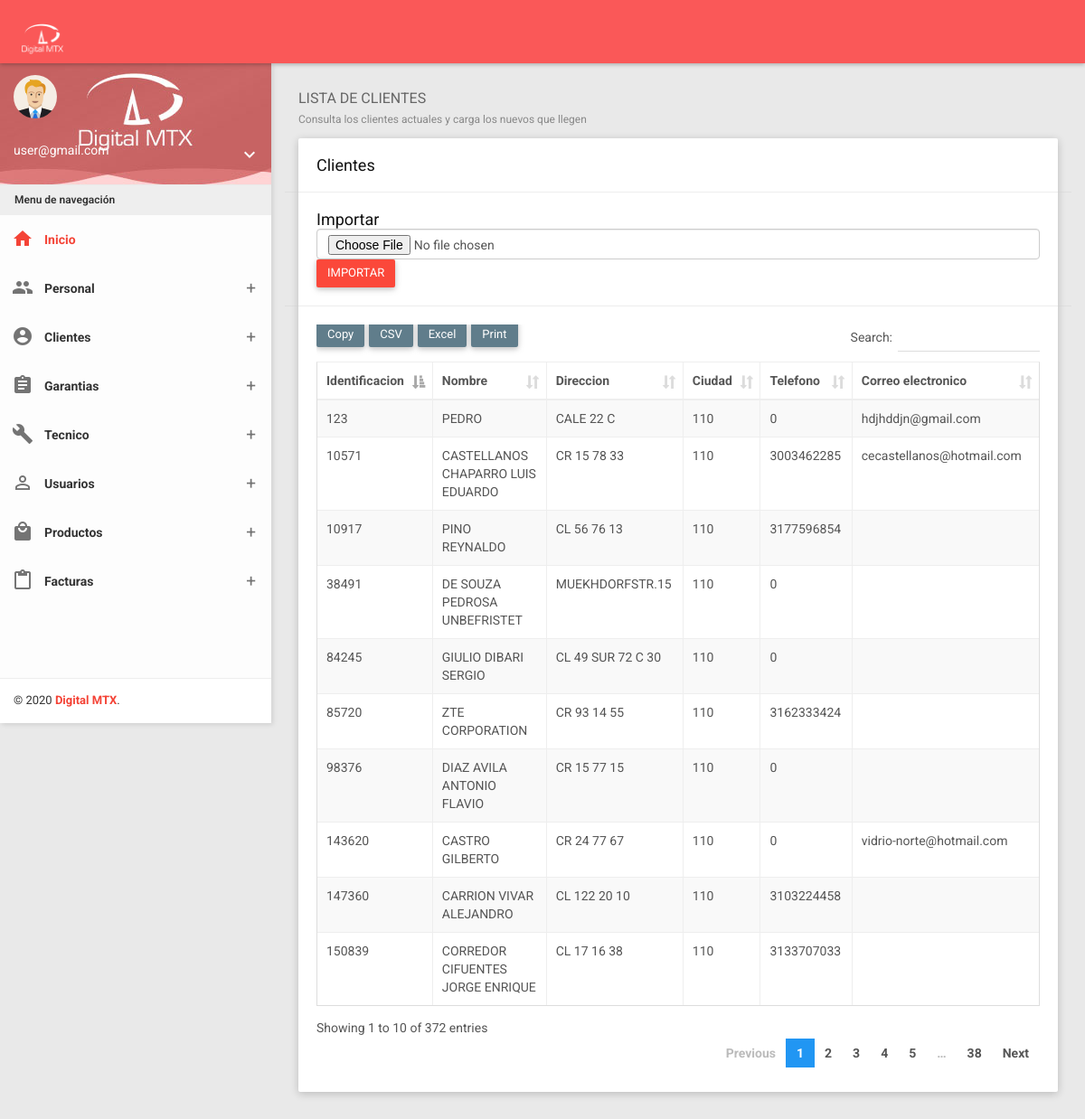
The page /?controller=client (signed in) on the database its author committed.
### tables this page shows
CREATE TABLE `mg_clientes` (
  `IDENTIFICACION` double NOT NULL,
  `SUCURSAL` int(11) DEFAULT NULL,
  `DIGITO_DE_VERIFICACION` int(11) DEFAULT NULL,
  `NOMBRE` varchar(50) DEFAULT NULL,
  `RAZON_SOCIAL` varchar(50) DEFAULT NULL,
  `PRIMER_NOMBRE` varchar(50) DEFAULT NULL,
  `SEGUNDO_NOMBRE` varchar(50) DEFAULT NULL,
  `PRIMER_APELLIDO` varchar(50) DEFAULT NULL,
  `SEGUNDO_APELLIDO` varchar(50) DEFAULT NULL,
  `NUMERO_DE_IDENTIFICACION_DEL_EXTRANJERO` int(11) DEFAULT NULL,
  `CODIGO_IDENTIFICACIÓN_FISCAL` int(11) DEFAULT NULL,
  `NOMBRE_DEL_CONTACTO` varchar(50) DEFAULT NULL,
  `DIRECCION` varchar(50) DEFAULT NULL,
  `PAIS` int(11) DEFAULT NULL,
  `CIUDAD` int(11) DEFAULT NULL,
  `ACTIVO` varchar(50) DEFAULT NULL,
  `TELEFONO_1` varchar(50) DEFAULT NULL,
  `TELEFONO_2` varchar(50) DEFAULT NULL,
  `TELEFONO_3` varchar(50) DEFAULT NULL,
  `TELEFONO_4` varchar(50) DEFAULT NULL,
  `TELEFONO_CELULAR` varchar(50) DEFAULT NULL,
  `FAX` varchar(50) DEFAULT NULL,
  `APARTADO_AEREO` varchar(50) DEFAULT NULL,
  `SEXO` varchar(10) DEFAULT NULL,
  `ANO_DE_CUMPLEANOS` int(11) DEFAULT NULL,
  `MES_DE_CUMPLEANOS` int(11) DEFAULT NULL,
  `DÍA_DE_CUMPLEANOS` int(11) DEFAULT NULL,
  `TIPO_DE_PERSONA` int(11) DEFAULT NULL,
  `CORREO_ELECTRONICO` varchar(50) DEFAULT NULL,
  `CONTACTO_DE_FACTURACION` varchar(50) DEFAULT NULL,
  `CORREO_ELECT_CONTACTO_DE_FACTURACION` varchar(80) DEFAULT NULL,
  `TIPO_DE_IDENTIFICACION` varchar(10) DEFAULT NULL,
  `CLASIFICACION_CLASE_DE_TERCERO` varchar(50) DEFAULT NULL,
  `BENEFICIO_DIAN_RETEIVA_COMPRAS` varchar(50) DEFAULT NULL,
  `TARIFA_DIFERENCIAL_RETE_IVA_VENTAS` varchar(50) DEFAULT NULL,
  `PORCENTAJE_DIFERENCIAL_RETE_IVA_VENTAS` int(11) DEFAULT NULL,
  `TARIFA_DIFERENCIAL_RETE_IVA_COMPRAS` varchar(50) DEFAULT NULL,
  `PORCENTAJE_DIFERENCIAL_RETE_IVA_COMPRAS` int(11) DEFAULT NULL,
  `CUPO_DE_CREDITO` int(11) DEFAULT NULL,
  `LISTA_DE_PRECIO` int(11) DEFAULT NULL,
  `FORMA_DE_PAGO` int(11) DEFAULT NULL,
  `CALIFICACION` int(11) DEFAULT NULL,
  `TIPO_CONTRIBUYENTE` int(11) DEFAULT NULL,
  `CODIGO_ACTIVIDAD_ECONOMICA` int(11) DEFAULT NULL,
  `VENDEDOR` int(11) DEFAULT NULL,
  `COBRADOR` int(11) DEFAULT NULL,
  `PORCENTAJE_DESCUENTO_EN_VENTAS` int(11) DEFAULT NULL,
  `PERIODO_DE_PAGO` int(11) DEFAULT NULL,
  `OBSERVACION` text DEFAULT NULL,
  `DIAS_OPTIMISTA` varchar(50) DEFAULT NULL,
  `DIAS_PESIMISTA` varchar(50) DEFAULT NULL,
  `CODIGO` varchar(50) DEFAULT NULL,
  `TIPO_DE_EMPRESA` varchar(50) DEFAULT NULL,
  `CODIGO_DE_BANCO` varchar(50) DEFAULT NULL,
  `CODIGO_INTERNO` varchar(50) DEFAULT NULL,
  `CODIGO_OFICINA` varchar(50) DEFAULT NULL,
  `TIPO_DE_CUENTA` varchar(50) DEFAULT NULL,
  `NUMERO_DE_CUENTA` varchar(50) DEFAULT NULL,
  `NIT_DEL_TITULAR_DE_LA_CUENTA` varchar(50) DEFAULT NULL,
  `DIGITO_DE_VERIFICACION_TITULAR_DE_LA_CUENTA` varchar(50) DEFAULT NULL,
  `NOMBRE_DEL_TITULAR_DE_LA_CUENTA_PAIS_DE_LA_CUENTA` varchar(50) DEFAULT NULL,
  `CIUDAD_DE_LA_CUENTA` varchar(50) DEFAULT NULL,
  `SIGLAS_DEPARTAMENTO_DE_LA_CUENTA` varchar(50) DEFAULT NULL,
  `APLICA_RETENCION_ICA_FACTURA_DE_VENTA_DEVOLUCION` varchar(50) DEFAULT NULL,
  `APLICA_RETENCION_ICA_FACTURA_DE_COMPRA_DEVOLUCION` varchar(50) DEFAULT NULL,
  `ACEPTA_ENVIO_FACTURA_POR_MEDIO_ELECTRONICO` varchar(50) DEFAULT NULL,
  `NOMBRE_COMERCIAL` varchar(50) DEFAULT NULL,
  `CODIGO_POSTAL` varchar(50) DEFAULT NULL,
  `RESPONSABILIDAD_FISCAL` varchar(50) DEFAULT NULL,
  `ANO_APERTURA` varchar(50) DEFAULT NULL,
  `MES_APERTURA` varchar(50) DEFAULT NULL,
  `DIA_APERTURA` varchar(50) DEFAULT NULL,
  `TRIBUTOS` char(100) DEFAULT NULL
);

### Controllers/ClientController.php (called while the page is built, shortened)
<?php
require 'Models/Client.php';
class ClientController
{
    private $model;
	public function __construct()
	{
		$this->model = new Client;
	}
	public function index()
	{
		require 'Views/Layout.php';
		$clients = $this->model->getAll();
		require 'Views/Clients/list.php';
	}
}

### Models/Client.php (called while the page is built)
<?php
class Client
{
	private $pdo;
	public function __construct()
	{
		try {
			$this->pdo = new Conexion;
		} catch (PDOException $e) {
			die($e->getMessage());
		}
	}
	public function getAll()
	{
		try {
			$strSql = "SELECT * FROM mg_clientes LIMIT 4000";
			$query = $this->pdo->select($strSql);
			return $query;
		} catch (PDOException $e) {
			die($e->getMessage());
		}
	}
}

### Providers/Database.php (called while the page is built, shortened)
<?php
class Conexion extends PDO
{
	public function select($strSql, $arrayData = array(), $fetchMode = PDO::FETCH_OBJ)
	{
		$query = $this->prepare($strSql);
		if (!$query->execute())
			echo "Error, la consulta no se realizó";
		else
			return $query->fetchAll($fetchMode);
	}
}

### Views/Clients/list.php (the view)
<section class="content">
    <div class="container-fluid">
        <div class="block-header">
            <h2>
                LISTA DE CLIENTES
                <small>Consulta los clientes actuales y carga los nuevos que llegen</small>
            </h2>
        </div>
        <div class="row clearfix">
            <div class="col-lg-12 col-md-12 col-sm-12 col-xs-12">
                <div class="card">
                    <div class="header row">
                        <div class="col-sm-6">
                            <h2>Clientes</h2>
                        </div>
                    </div>
                    <div class="header row">
                        <div class="col-sm-12">
                            <h2>Importar</h2>
                        </div>
                        <div class="col-sm-12">
                            <form action="Views/Clients/import.php" method="post" enctype="multipart/form-data" id="form_validation">
                                <input type="file" name="file" class="form-control"/>
                                <input type="submit" class="btn btn-danger" name="import_data" value="IMPORTAR" required>
                           </form>
                        </div>
                    </div>
                    <div class="body">
                        <div class="table-responsive">
                            <table class="table table-bordered table-striped table-hover dataTable js-exportable">
                                <thead>
                                    <tr>
                                        <th>Identificacion</th>
                                        <th>Nombre </th>
                                        <th>Direccion</th>
                                        <th>Ciudad</th>
                                        <th>Telefono</th>
                                        <th>Correo electronico</th>
                                    </tr>
                                </thead>
                                <tbody>
                                    <?php foreach ($clients as $client) { ?>
                                        <tr>
                                            <td><?php echo $client->IDENTIFICACION ?></td>
                                            <td><?php echo $client->NOMBRE ?></td>
                                            <td><?php echo $client->DIRECCION ?></td>
                                            <td><?php echo $client->CIUDAD ?></td>
                                            <td><?php echo $client->TELEFONO_CELULAR ?></td>
                                            <td><?php echo $client->CORREO_ELECTRONICO ?></td>
                                        </tr>
                                    <?php } ?>
                                </tbody>
                            </table>
                        </div>
                    </div>
                </div>
            </div>
        </div>
    </div>
</section>

### rows shown on the page
mg_clientes: IDENTIFICACION "123", NOMBRE "PEDRO", DIRECCION "CALE 22 C", CIUDAD "110", TELEFONO_CELULAR "0", CORREO_ELECTRONICO "hdjhddjn@gmail.com"
mg_clientes: IDENTIFICACION "10571", NOMBRE "CASTELLANOS CHAPARRO LUIS EDUARDO", DIRECCION "CR 15 78 33", CIUDAD "110", TELEFONO_CELULAR "3003462285", CORREO_ELECTRONICO "cecastellanos@hotmail.com"
mg_clientes: IDENTIFICACION "10917", NOMBRE "PINO REYNALDO", DIRECCION "CL 56 76 13", CIUDAD "110", TELEFONO_CELULAR "3177596854"
mg_clientes: IDENTIFICACION "38491", NOMBRE "DE SOUZA PEDROSA UNBEFRISTET", DIRECCION "MUEKHDORFSTR.15", CIUDAD "110", TELEFONO_CELULAR "0"
mg_clientes: IDENTIFICACION "84245", NOMBRE "GIULIO DIBARI SERGIO", DIRECCION "CL 49 SUR 72 C 30", CIUDAD "110", TELEFONO_CELULAR "0"
mg_clientes: IDENTIFICACION "85720", NOMBRE "ZTE CORPORATION", DIRECCION "CR 93 14 55", CIUDAD "110", TELEFONO_CELULAR "3162333424"
mg_clientes: IDENTIFICACION "98376", NOMBRE "DIAZ AVILA ANTONIO FLAVIO", DIRECCION "CR 15 77 15", CIUDAD "110", TELEFONO_CELULAR "0"
mg_clientes: IDENTIFICACION "143620", NOMBRE "CASTRO GILBERTO", DIRECCION "CR 24 77 67", CIUDAD "110", TELEFONO_CELULAR "0", CORREO_ELECTRONICO "vidrio-norte@hotmail.com"
mg_clientes: IDENTIFICACION "147360", NOMBRE "CARRION VIVAR ALEJANDRO", DIRECCION "CL 122 20 10", CIUDAD "110", TELEFONO_CELULAR "3103224458"
mg_clientes: IDENTIFICACION "150839", NOMBRE "CORREDOR CIFUENTES JORGE ENRIQUE", DIRECCION "CL 17 16 38", CIUDAD "110", TELEFONO_CELULAR "3133707033"

### other values the page prints
$_SESSION['user']->usuario "user@gmail.com"
